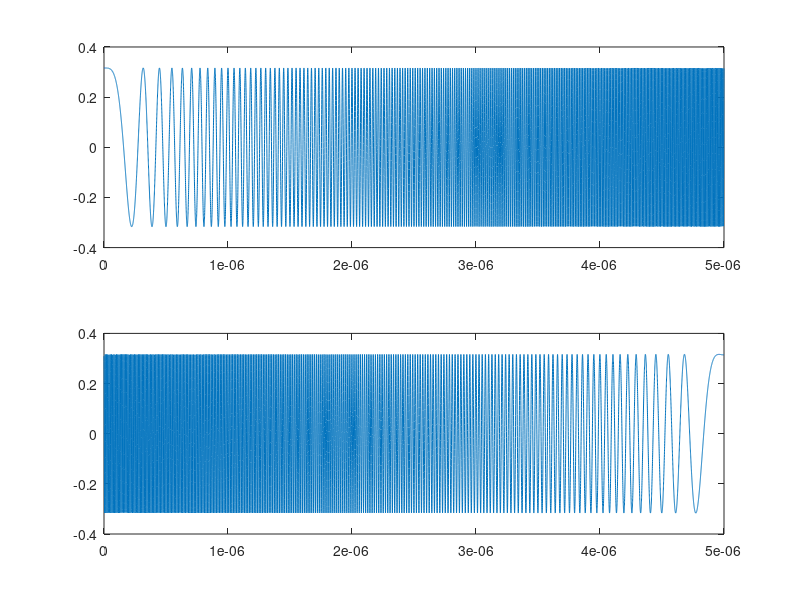
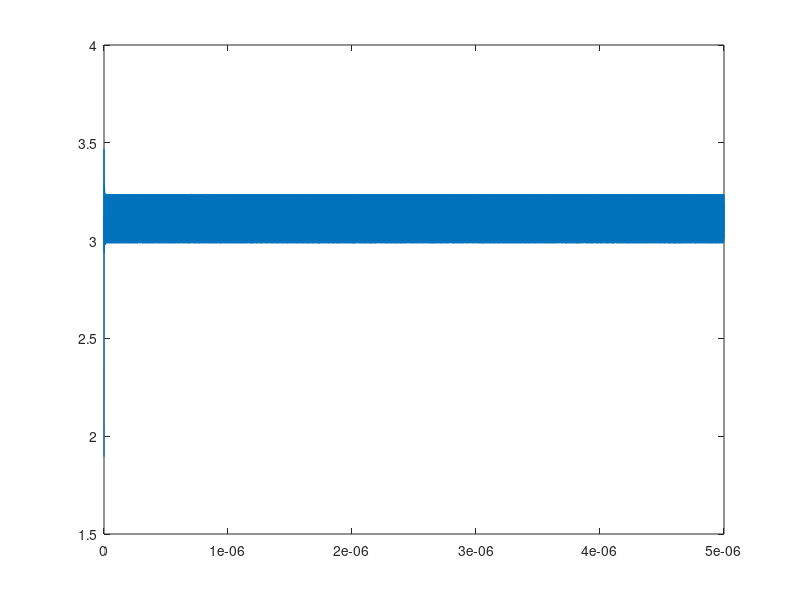
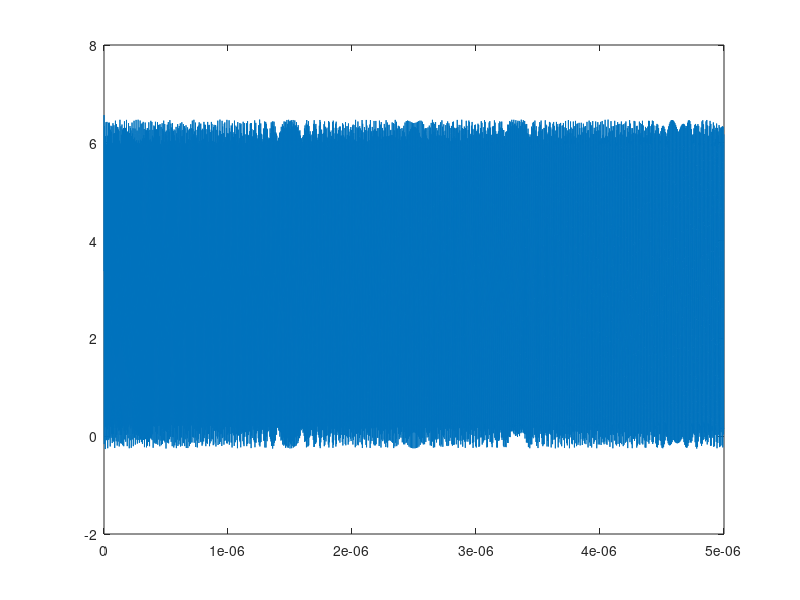
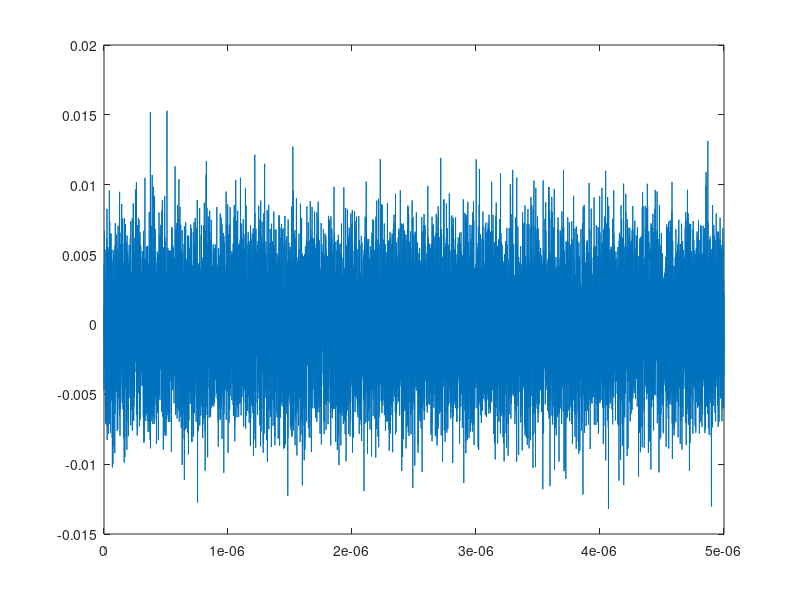

Write MATLAB code to recreate these figures, in order.
clear;

load('FMCW.mat');
load('IF.mat');
load('LO.mat');
load('Tone.mat');
load('TX.mat');

time=FMCWTime(1:fix(length(FMCWTime)/8));
fs=1/(time(2)-time(1));
fmcwdata=FMCWData(1:length(time));
ifdata=IFData(1:length(time));
lodata=LOData(1:length(time));
tonedata=TONEData(1:length(time));
txdata=TXData(1:length(time));

NFFT=2^20;

freq=(0:NFFT-1)*fs/NFFT;

figure(1);
subplot(2,1,1),plot(time,fmcwdata);
subplot(2,1,2),plot(time,lodata);

figure(2);
plot(time,tonedata);

figure(3);
plot(time,txdata);

figure(4);
plot(time,ifdata);

figure(5);
FFTIF=fft(ifdata,NFFT)*2/NFFT;
FFTIF=FFTIF(1:NFFT/2);
plot(freq(1:NFFT/2),20*log10(abs(FFTIF)));
axis([0,8e6,-140,-80]);